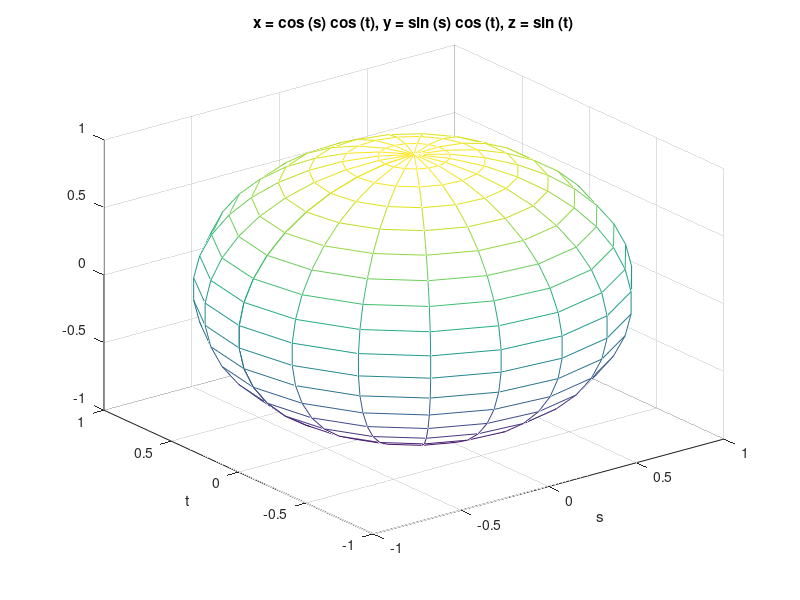

Here is the MATLAB script that generated this plot:
fx = @(s,t) cos (s) .* cos(t);
fy = @(s,t) sin (s) .* cos(t);
fz = @(s,t) sin (t);
ezmesh (fx, fy, fz, [-pi,pi,-pi/2,pi/2], 20);